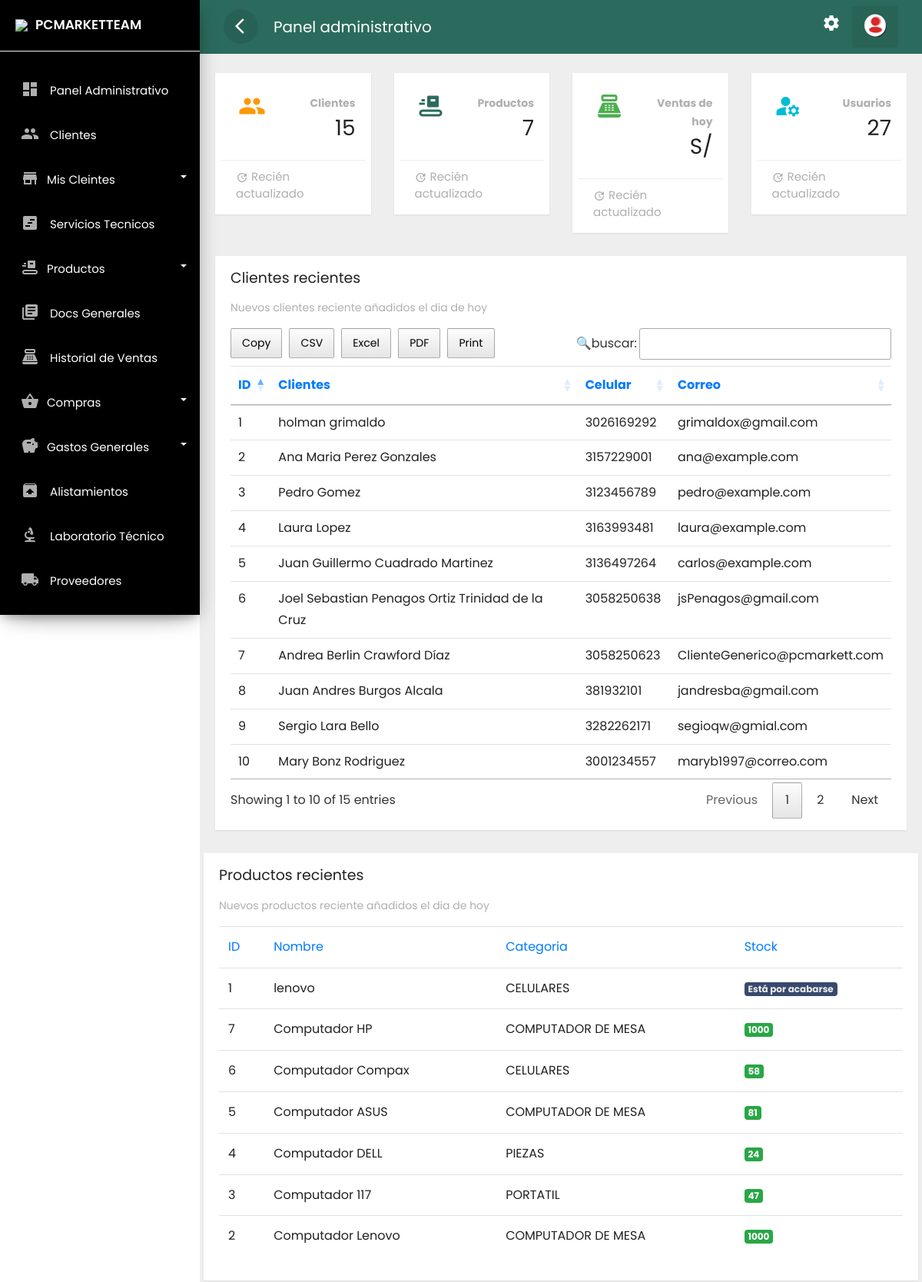
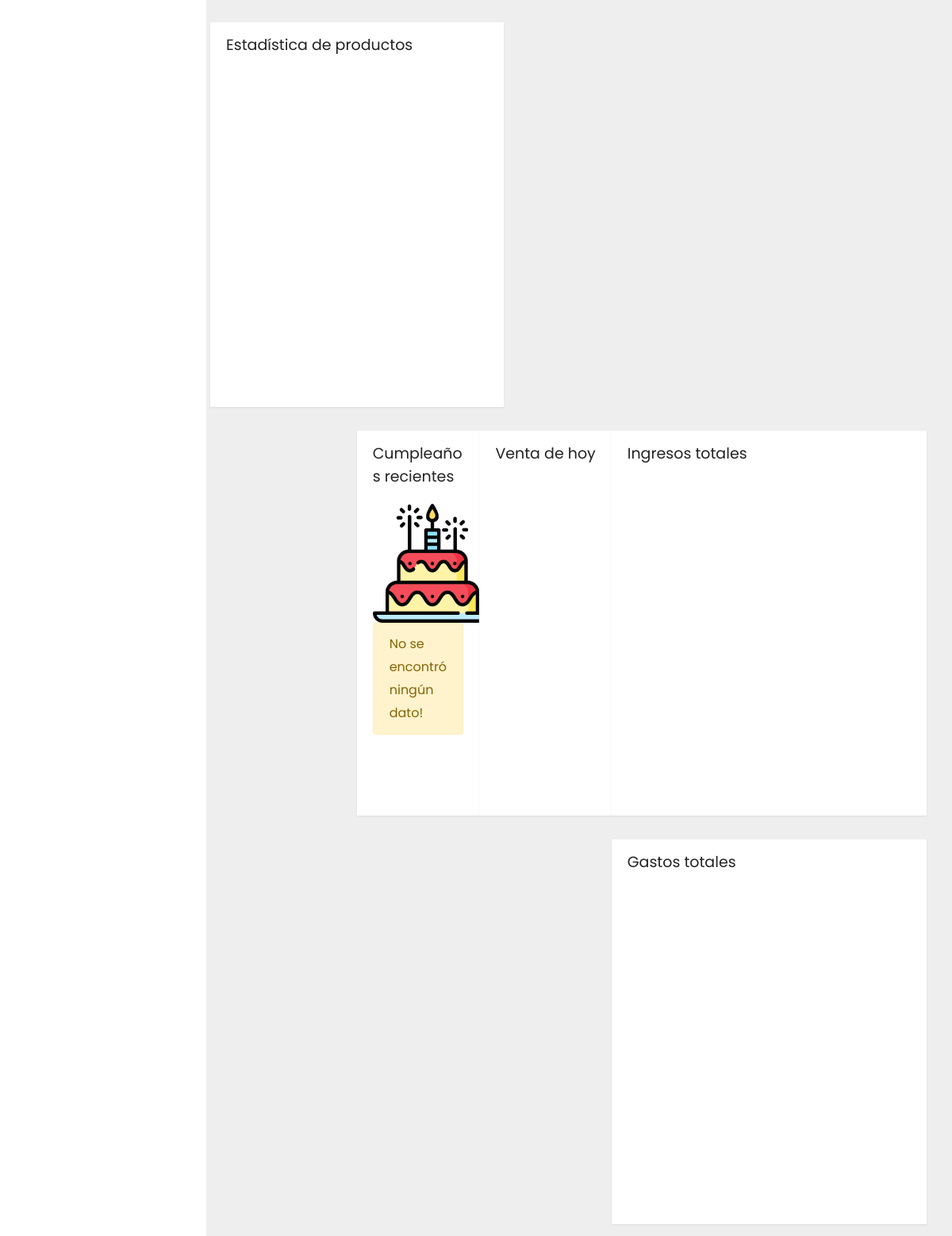
The app's page /frontend/administrador/dupli.php (signed in) with its own data (2 pictures, top to bottom).
### tables this page shows
CREATE TABLE `clientes` (
  `idclie` int(11) NOT NULL,
  `numid` char(8) NOT NULL,
  `nomcli` text NOT NULL,
  `apecli` text NOT NULL,
  `naci` date NOT NULL,
  `correo` text NOT NULL,
  `celu` char(10) NOT NULL,
  `estad` varchar(15) NOT NULL,
  `fere` timestamp NOT NULL DEFAULT current_timestamp(),
  `dircli` text DEFAULT NULL,
  `ciucli` text DEFAULT NULL,
  `idsede` text DEFAULT NULL
);

CREATE TABLE `producto` (
  `idprod` int(11) NOT NULL,
  `codba` char(14) NOT NULL,
  `nomprd` text NOT NULL,
  `idcate` int(11) NOT NULL,
  `precio` decimal(10,2) NOT NULL,
  `stock` int(11) NOT NULL,
  `foto` text NOT NULL,
  `venci` date NOT NULL,
  `esta` varchar(15) NOT NULL,
  `fere` timestamp NOT NULL DEFAULT current_timestamp(),
  `serial` varchar(50) DEFAULT NULL,
  `marca` varchar(50) DEFAULT NULL,
  `ram` varchar(8) DEFAULT NULL,
  `disco` text DEFAULT NULL,
  `prcpro` varchar(8) DEFAULT NULL,
  `pntpro` varchar(8) DEFAULT NULL,
  `tarpro` varchar(30) DEFAULT NULL,
  `grado` enum('A','B','C','SCRAP','#N/D','','0') DEFAULT NULL
);

CREATE TABLE `categoria` (
  `idcate` int(11) NOT NULL,
  `nomca` text NOT NULL,
  `estado` varchar(15) NOT NULL,
  `fere` timestamp NOT NULL DEFAULT current_timestamp()
);

### frontend/administrador/dupli.php (the view, shortened to what the rows shown need)
<?php if(isset($_SESSION['id'])) { ?>
<!doctype html>
<html lang="es">
<head>
    <link rel="stylesheet" href="../../backend/css/bootstrap.min.css">
    <link rel="stylesheet" href="../../backend/css/custom.css">
    <link rel="stylesheet" href="../../backend/css/loader.css">
    <link rel="stylesheet" type="text/css" href="../../backend/css/datatable.css">
    <link rel="stylesheet" type="text/css" href="../../backend/css/buttonsdataTables.css">
    <link rel="stylesheet" type="text/css" href="../../backend/css/font.css">
</head>
<body>
    <div class="wrapper">
        <div id="content">
            <div class="main-content">
                                <?php
                                    require '../../backend/bd/ctconex.php';
         ?>
                <div class="row ">
                    <div class="col-lg-12 col-md-3">
                        <div class="card" style="min-height: 485px">
                            <div class="card-content table-responsive">
                                <?php
 $sentencia = $connect->prepare("SELECT * FROM clientes order BY idclie DESC;");
 $sentencia->execute();
$data =  array();
if($sentencia){
  while($r = $sentencia->fetchObject()){
    $data[] = $r;
  }
}
   ?>
                                <?php if(count($data)>0):?>
                                <table class="table table-hover" id="example">
                                    <thead class="text-primary">
                                        <tr>
                                            <th>ID</th>
                                            <th>Clientes</th>
                                            <th>Celular</th>
                                            <th>Correo</th>
                                        </tr>
                                    </thead>
                                    <tbody>
                                        <?php foreach($data as $g):?>
                                        <tr>
                                            <td><?php echo  $g->idclie; ?></td>
                                            <td><?php echo  $g->nomcli; ?> <?php echo  $g->apecli; ?></td>
                                            <td><?php echo  $g->celu; ?></td>
                                            <td><?php echo  $g->correo; ?></td>
                                        </tr>
                                        <?php endforeach; ?>
                                    </tbody>
                                </table>
                                <?php endif; ?>
                            </div>
                        </div>
                    </div>
                    <div class="row">
                        <div class="col-lg-12 col-md-3">
                            <div class="card" style="min-height: 485px">
                                <div class="card-content table-responsive">
                                    <?php
 $sentencia = $connect->prepare("SELECT producto.idprod, producto.codba, producto.nomprd, categoria.idcate, categoria.nomca, producto.precio, producto.stock, producto.foto, producto.venci, producto.esta, producto.fere, producto.serial, producto.marca, producto.ram, producto.disco, producto.prcpro, producto.pntpro, producto.tarpro, producto.grado FROM producto INNER JOIN categoria ON producto.idcate = categoria.idcate order BY codba DESC;");
 $sentencia->execute();
$data =  array();
if($sentencia){
  while($r = $sentencia->fetchObject()){
    $data[] = $r;
  }
}
   ?>
                                    <?php if(count($data)>0):?>
                                    <table class="table table-hover" id="example1">
                                        <thead class="text-primary">
                                            <tr>
                                                <th>ID</th>
                                                <th>Nombre</th>
                                                <th>Categoria</th>
                                                <th>Stock</th>
                                            </tr>
                                        </thead>
                                        <tbody>
                                            <?php foreach($data as $a):?>
                                            <tr>
                                                <td><?php echo  $a->idprod; ?></td>
                                                <td><?php echo  $a->nomprd; ?></td>
                                                <td><?php echo  $a->nomca; ?></td>
                                                <?php
                                                    if ($a->stock <= 0) {
                                                        echo '<td><span class="badge badge-danger">stock vacio</span></td>';
                                                    }elseif ($a->stock <= 5) {
                                                        echo '<td><span class="badge badge-warning">Está por acabarse</span></td>';
                                                    }else {
                                                        echo '<td><span class="badge badge-success">' . $a->stock . '</span></td>';
                                                    }
                                                 ?>
                                            </tr>
                                            <?php endforeach; ?>
                                        </tbody>
                                    </table>
                                    <?php endif; ?>
                                </div>
                            </div>
                        </div>
                    </div>
                </div>
            </div>
</body>
</html>
<?php }else{
    header('Location: ../error404.php');
 } ?>

### records on screen
clientes: idclie "10", nomcli "Mary", apecli "Bonz Rodriguez", celu "3001234557", correo "maryb1997@correo.com"
clientes: idclie "9", nomcli "Sergio", apecli "Lara Bello", celu "3282262171", correo "segioqw@gmial.com"
clientes: idclie "8", nomcli "Juan Andres", apecli "Burgos Alcala", celu "381932101", correo "jandresba@gmail.com"
clientes: idclie "7", nomcli "Andrea Berlin", apecli "Crawford Díaz", celu "3058250623", correo "ClienteGenerico@pcmarkett.com"
clientes: idclie "6", nomcli "Joel Sebastian", apecli "Penagos Ortiz Trinidad de la Cruz", celu "3058250638", correo "jsPenagos@gmail.com"
clientes: idclie "5", nomcli "Juan Guillermo Cuadrado", apecli "Martinez", celu "3136497264", correo "carlos@example.com"
clientes: idclie "4", nomcli "Laura", apecli "Lopez", celu "3163993481", correo "laura@example.com"
clientes: idclie "3", nomcli "Pedro", apecli "Gomez", celu "3123456789", correo "pedro@example.com"
clientes: idclie "2", nomcli "Ana Maria", apecli "Perez Gonzales", celu "3157229001", correo "ana@example.com"
clientes: idclie "1", nomcli "holman", apecli "grimaldo", celu "3026169292", correo "grimaldox@gmail.com"
producto: idprod "1", nomprd "lenovo", idcate.nomca "CELULARES", stock "Está por acabarse"
producto: idprod "7", nomprd "Computador HP", idcate.nomca "COMPUTADOR DE MESA", stock "1000"
producto: idprod "6", nomprd "Computador Compax", idcate.nomca "CELULARES", stock "58"
producto: idprod "5", nomprd "Computador ASUS", idcate.nomca "COMPUTADOR DE MESA", stock "81"
producto: idprod "4", nomprd "Computador DELL", idcate.nomca "PIEZAS", stock "24"
producto: idprod "3", nomprd "Computador 117", idcate.nomca "PORTATIL", stock "47"
producto: idprod "2", nomprd "Computador Lenovo", idcate.nomca "COMPUTADOR DE MESA", stock "1000"

### other values on screen
$item['label'] "Panel Administrativo"
$item['label'] "Clientes"
$item['label'] "Mis Cleintes"
$item['label'] "Servicios Tecnicos"
$item['label'] "Productos"
$item['label'] "Docs Generales"
$item['label'] "Historial de Ventas"
$item['label'] "Compras"
$item['label'] "Gastos Generales"
$item['label'] "Alistamientos"
$item['label'] "Laboratorio Técnico"
$item['label'] "Proveedores"
$total "15"
$total "7"
$total "27"
